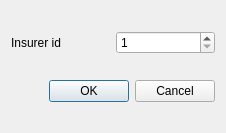
<?xml version="1.0" encoding="UTF-8"?>
<ui version="4.0">
 <class>Dialog</class>
 <widget class="QDialog" name="Dialog">
  <property name="geometry">
   <rect>
    <x>0</x>
    <y>0</y>
    <width>226</width>
    <height>133</height>
   </rect>
  </property>
  <property name="windowTitle">
   <string>Delete insurer</string>
  </property>
  <layout class="QGridLayout" name="gridLayout">
   <item row="0" column="0">
    <layout class="QHBoxLayout" name="horizontalLayout">
     <item>
      <widget class="QLabel" name="label">
       <property name="text">
        <string>Insurer id</string>
       </property>
      </widget>
     </item>
     <item>
      <widget class="QSpinBox" name="id_box">
       <property name="minimum">
        <number>1</number>
       </property>
       <property name="maximum">
        <number>9999999</number>
       </property>
      </widget>
     </item>
    </layout>
   </item>
   <item row="1" column="0">
    <widget class="QDialogButtonBox" name="buttonBox">
     <property name="orientation">
      <enum>Qt::Horizontal</enum>
     </property>
     <property name="standardButtons">
      <set>QDialogButtonBox::Cancel|QDialogButtonBox::Ok</set>
     </property>
    </widget>
   </item>
  </layout>
 </widget>
 <resources/>
 <connections>
  <connection>
   <sender>buttonBox</sender>
   <signal>accepted()</signal>
   <receiver>Dialog</receiver>
   <slot>accept()</slot>
   <hints>
    <hint type="sourcelabel">
     <x>248</x>
     <y>254</y>
    </hint>
    <hint type="destinationlabel">
     <x>157</x>
     <y>274</y>
    </hint>
   </hints>
  </connection>
  <connection>
   <sender>buttonBox</sender>
   <signal>rejected()</signal>
   <receiver>Dialog</receiver>
   <slot>reject()</slot>
   <hints>
    <hint type="sourcelabel">
     <x>316</x>
     <y>260</y>
    </hint>
    <hint type="destinationlabel">
     <x>286</x>
     <y>274</y>
    </hint>
   </hints>
  </connection>
 </connections>
</ui>
